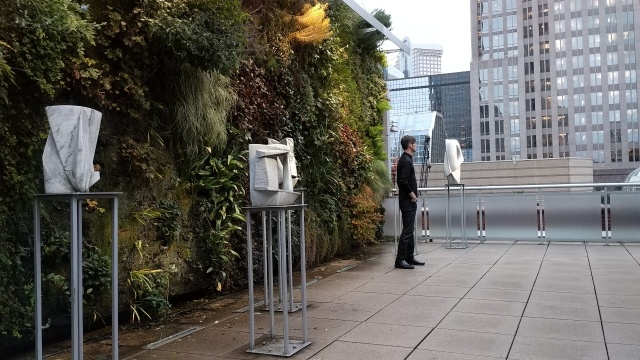
#> input picture rgb.jpg, 640 x 360 px
$ python depth_focus.py
#> lines starting #> are read from the running program, lines starting #| are printed output that depends on the picture
#> further down, rgb is the input picture: shape (360, 640, 3); mean B, G, R 92.5, 98, 99.7
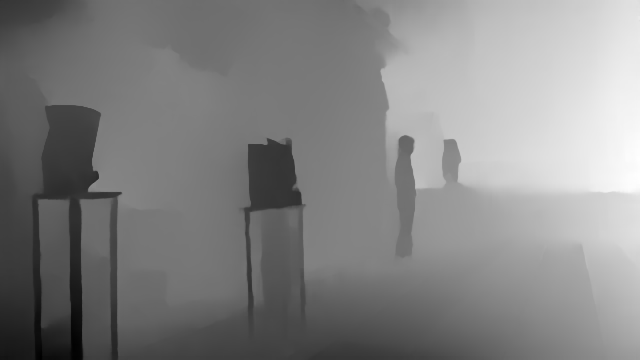
#> input picture depth.png, 640 x 360 px
#> further down, depth is the input picture: shape (360, 640); min 0, max 255, mean 130.8
import cv2 as cv
import numpy as np
import matplotlib.pyplot as plt

def apply_depth_based_gaussian(rgb, depth_map, focused_depth_val):
    """
    Apply a Gaussian filter to the RGB image based on the depth map.
    The Gaussian filter applied to a pixel's neighborhood changes in
    strength according to how close the pixel's depth is to the focused_depth_val.
    """
#> called with focused_depth_val = 100
    rgb = rgb.astype(np.float32)
    rgb_copy = rgb.copy()
    depth_diff = np.abs(depth_map - focused_depth_val)
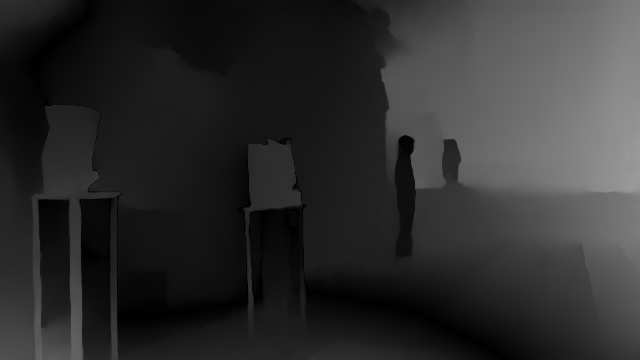
#> depth_diff: shape (360, 640) float32; min 0, max 155, mean 45.5
    sigma_range = 3
    # Normalize depth diff to be in sigma range
    depth_diff_norm = depth_diff / np.max(depth_diff)
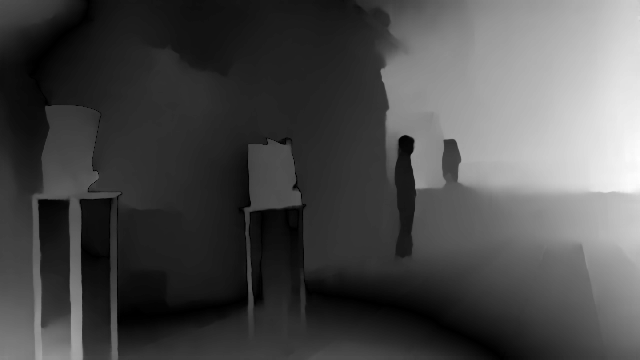
#> depth_diff_norm: shape (360, 640) float32; min 0, max 1, mean 0.293
    per_pixel_sigmas = (np.exp(depth_diff_norm) - 1) / (np.e - 1) * sigma_range
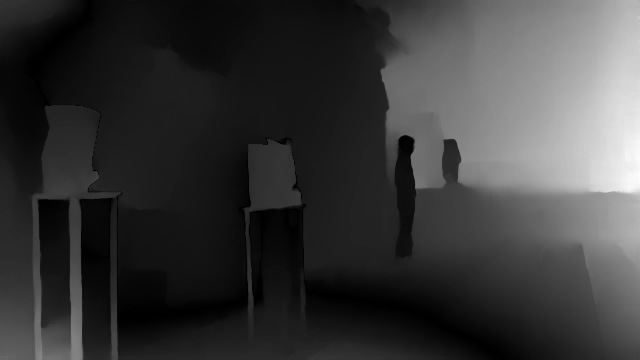
#> per_pixel_sigmas: shape (360, 640) float32; min 0, max 3, mean 0.672; drawn with min black and max white
    # Loop through each pixel in the RGB image
    for i in range(rgb.shape[0]):
        for j in range(rgb.shape[1]):
            sigma = per_pixel_sigmas[i, j]
            # Create a Gaussian kernel
            kernel_size = int(2 * np.ceil(2 * sigma) + 1)
            kernel = cv.getGaussianKernel(kernel_size, sigma)
            kernel = kernel @ kernel.T
            half_kernel_size = kernel_size // 2
            # Apply the gaussian filter around the pixel to update the pixel value
            val = np.zeros(3)
            for di in range(-half_kernel_size, half_kernel_size + 1):
                for dj in range(-half_kernel_size, half_kernel_size + 1):
                    if 0 <= i + di < rgb.shape[0] and 0 <= j + dj < rgb.shape[1]:
                        val += kernel[di + half_kernel_size, dj + half_kernel_size] * rgb[i + di, j + dj]
            rgb_copy[i, j] = val
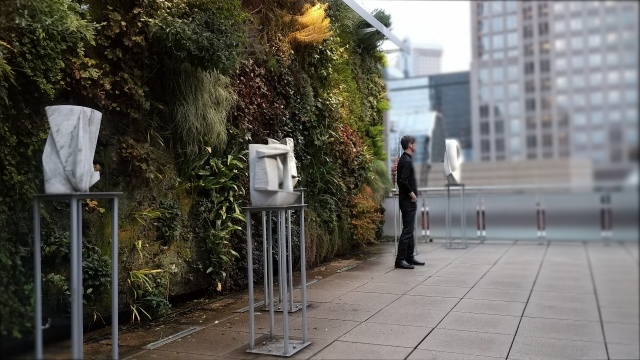
#> rgb_copy: shape (360, 640, 3) float32; mean B, G, R 92.1, 97.7, 99.4; drawn with min black and max white
    return rgb_copy.clip(0, 255).astype(np.uint8)

if __name__ == "__main__":
    rgb = cv.imread("rgb.jpg")
    depth = cv.imread("depth.png", cv.IMREAD_GRAYSCALE)

    # Convert depth to float32
    depth = depth.astype(np.float32)

    # Apply depth-based Gaussian filter
    focused_depth_val = 100 # Example focused depth value
    rgb_defocused = apply_depth_based_gaussian(rgb, depth, focused_depth_val)
    # Display the result

    cv.imshow("rgb", rgb)
    cv.imshow("rgb defocused", rgb_defocused)
    cv.waitKey(0)
    cv.destroyAllWindows()
